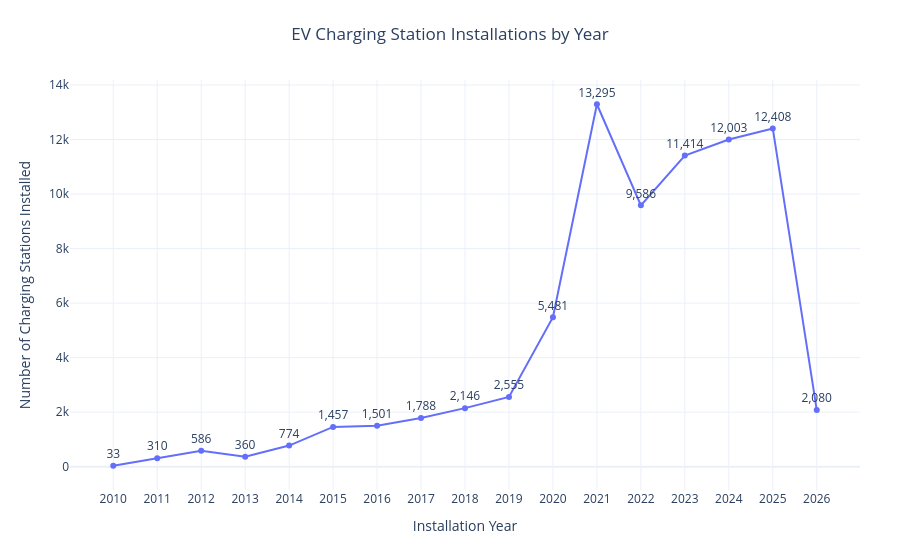

Source (notebook cell):
### Code cell
fig_yearly = px.line(
    yearly_summary_filtered,
    x="install_year",
    y="station_count",
    markers=True,
    title="EV Charging Station Installations by Year",
    labels={
        "install_year": "Installation Year",
        "station_count": "Number of Charging Stations Installed"
    },
    hover_data={
        "install_year": True,
        "station_count": ":,",
        "total_ports": ":,"
    }
)

fig_yearly.update_traces(
    mode="lines+markers+text",
    text=yearly_summary_filtered["station_count"],
    textposition="top center",
    texttemplate="%{text:,}"
)

fig_yearly.update_layout(
    title_x=0.5,
    template="plotly_white",
    height=550,
    margin=dict(l=70, r=40, t=80, b=60),
    xaxis=dict(dtick=1),
    yaxis_title="Number of Charging Stations Installed"
)

fig_yearly.show()

### Figure 1 — Plotly figure (JSON) as saved in the notebook; plotly's stock layout.template omitted (floating-point values rounded to 4 significant figures)
{"data": [{"customdata": [[242], [813], [1501], [1444], [2470], [4344], [4323], [5571], [8871], [8888], [16395], [31188], [28281], [35036], [41200], [42079], [6422]], "hovertemplate": "Installation Year=%{x}<br>Number of Charging Stations Installed=%{y:,}<br>total_ports=%{customdata[0]:,}<extra></extra>", "legendgroup": "", "line": {"color": "#636efa", "dash": "solid"}, "marker": {"symbol": "circle"}, "mode": "lines+markers+text", "name": "", "orientation": "v", "showlegend": false, "text": [33.0, 310.0, 586.0, 360.0, 774.0, 1457.0, 1501.0, 1788.0, 2146.0, 2555.0, 5481.0, 13300.0, 9586.0, 11410.0, 12000.0, 12410.0, 2080.0], "textposition": "top center", "texttemplate": "%{text:,}", "type": "scatter", "x": [2010, 2011, 2012, 2013, 2014, 2015, 2016, 2017, 2018, 2019, 2020, 2021, 2022, 2023, 2024, 2025, 2026], "xaxis": "x", "y": [33, 310, 586, 360, 774, 1457, 1501, 1788, 2146, 2555, 5481, 13295, 9586, 11414, 12003, 12408, 2080], "yaxis": "y"}], "layout": {"height": 550, "legend": {"tracegroupgap": 0}, "margin": {"b": 60, "l": 70, "r": 40, "t": 80}, "title": {"text": "EV Charging Station Installations by Year", "x": 0.5}, "xaxis": {"anchor": "y", "domain": [0, 1], "dtick": 1, "title": {"text": "Installation Year"}}, "yaxis": {"anchor": "x", "domain": [0, 1], "title": {"text": "Number of Charging Stations Installed"}}}}
